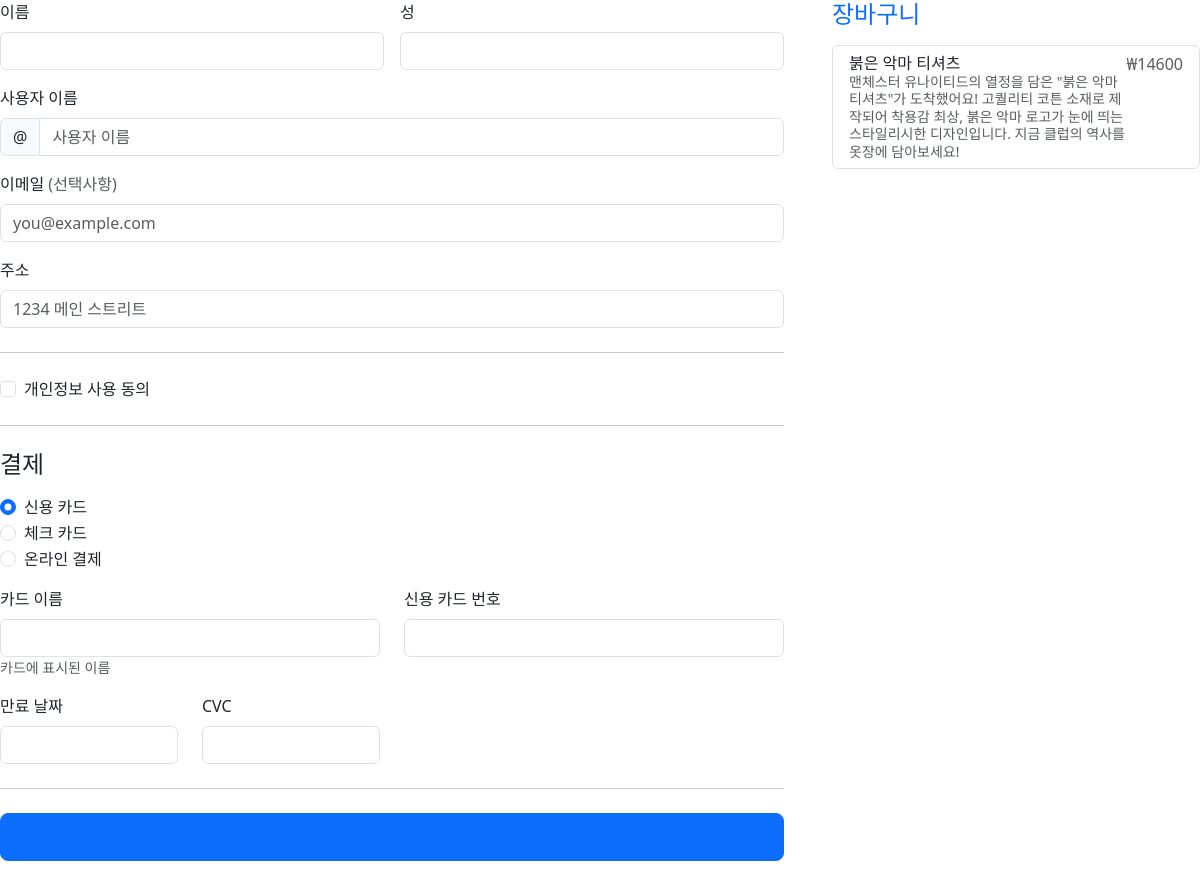
Screenshot of /top/1/payment/ with the database file from the repository.
### top/models.py (models this page shows)
class Top(models.Model):
    subject = models.CharField(max_length=200)
    price = models.IntegerField()
    explain = models.CharField(max_length=500)
    img = models.ImageField(upload_to='photo/', default='photo/no_image.png')

### top/views.py (the view)
# urls.py: path('<int:top_id>/payment/', PaymentView.as_view(), name='payment'),
class PaymentView(View):
    def get(self, request, top_id):
        top = Top.objects.get(id=top_id)
        context = {'top': top}
        return render(request, 'top/payment.html', context)

### templates/top/payment.html (shortened to what this page needs)
<link href="https://cdn.jsdelivr.net/npm/bootstrap@5.3.1/dist/css/bootstrap.min.css" rel="stylesheet">
<div class="row g-5">
    <div class="col-md-5 col-lg-4 order-md-last">
        <h4 class="d-flex justify-content-between align-items-center mb-3">
          <span class="text-primary"><font style="vertical-align: inherit;"><font style="vertical-align: inherit;">장바구니</font></font></span>
        </h4>
        <ul class="list-group mb-3">
          <li class="list-group-item d-flex justify-content-between lh-sm">
            <div>
                <h6 class="my-0"><font style="vertical-align: inherit;"><font style="vertical-align: inherit;">{{ top.subject }}</font></font></h6>
                <small class="text-body-secondary"><font style="vertical-align: inherit;"><font style="vertical-align: inherit;">{{ top.explain }}</font></font></small>
            </div>
            <span class="text-body-secondary"><font style="vertical-align: inherit;"><font style="vertical-align: inherit;">₩{{ top.price }}</font></font></span>
          </li>
        </ul>
      </div>
    <div class="col-md-7 col-lg-8">
      <form class="needs-validation" method="post" novalidate="">
        <div class="row g-3">
          <div class="col-sm-6">
            <label for="firstName" class="form-label"><font style="vertical-align: inherit;"><font style="vertical-align: inherit;">이름</font></font></label>
            <input type="text" class="form-control" id="firstName" placeholder="" value="" required="">
          </div>
          <div class="col-sm-6">
            <label for="lastName" class="form-label"><font style="vertical-align: inherit;"><font style="vertical-align: inherit;">성</font></font></label>
            <input type="text" class="form-control" id="lastName" placeholder="" value="" required="">
          </div>
          <div class="col-12">
            <label for="username" class="form-label"><font style="vertical-align: inherit;"><font style="vertical-align: inherit;">사용자 이름</font></font></label>
            <div class="input-group has-validation">
              <span class="input-group-text"><font style="vertical-align: inherit;"><font style="vertical-align: inherit;">@</font></font></span>
              <input type="text" class="form-control" id="username" placeholder="사용자 이름" required="">
            </div>
          </div>
          <div class="col-12">
            <label for="email" class="form-label"><font style="vertical-align: inherit;"><font style="vertical-align: inherit;">이메일 </font></font><span class="text-body-secondary"><font style="vertical-align: inherit;"><font style="vertical-align: inherit;">(선택사항)</font></font></span></label>
            <input type="email" class="form-control" id="email" placeholder="you@example.com">
          </div>
          <div class="col-12">
            <label for="address" class="form-label"><font style="vertical-align: inherit;"><font style="vertical-align: inherit;">주소</font></font></label>
            <input type="text" class="form-control" id="address" placeholder="1234 메인 스트리트" required="">
          </div>
        </div>
        <hr class="my-4">
        <div class="form-check">
          <input type="checkbox" class="form-check-input" id="save-info">
          <label class="form-check-label" for="save-info"><font style="vertical-align: inherit;"><font style="vertical-align: inherit;">개인정보 사용 동의</font></font></label>
        </div>
        <hr class="my-4">
        <h4 class="mb-3"><font style="vertical-align: inherit;"><font style="vertical-align: inherit;">결제</font></font></h4>
        <div class="my-3">
          <div class="form-check">
            <input id="credit" name="paymentMethod" type="radio" class="form-check-input"
                checked="" required="">
            <label class="form-check-label" for="credit"><font style="vertical-align: inherit;"><font style="vertical-align: inherit;">신용 카드</font></font></label>
        </div>
        <div class="form-check">
            <input id="debit" name="paymentMethod" type="radio" class="form-check-input" required="">
            <label class="form-check-label" for="debit"><font style="vertical-align: inherit;"><font style="vertical-align: inherit;">체크 카드</font></font></label>
        </div>
        <div class="form-check">
            <input id="paypal" name="paymentMethod" type="radio" class="form-check-input" required="">
            <label class="form-check-label" for="paypal"><font style="vertical-align: inherit;"><font style="vertical-align: inherit;">온라인 결제</font></font></label>
        </div>
    </div>
    <div class="row gy-3">
          <div class="col-md-6">
            <label for="cc-name" class="form-label"><font style="vertical-align: inherit;"><font style="vertical-align: inherit;">카드 이름</font></font></label>
            <input type="text" class="form-control" id="cc-name" placeholder="" required="">
            <small class="text-body-secondary"><font style="vertical-align: inherit;"><font style="vertical-align: inherit;">카드에 표시된 이름</font></font></small>
          </div>
          <div class="col-md-6">
            <label for="cc-number" class="form-label"><font style="vertical-align: inherit;"><font style="vertical-align: inherit;">신용 카드 번호</font></font></label>
            <input type="text" class="form-control" id="cc-number" placeholder="" required="">
          </div>
          <div class="col-md-3">
            <label for="cc-expiration" class="form-label"><font style="vertical-align: inherit;"><font style="vertical-align: inherit;">만료 날짜</font></font></label>
            <input type="text" class="form-control" id="cc-expiration" placeholder="" required="">
          </div>
          <div class="col-md-3">
            <label for="cc-cvv" class="form-label"><font style="vertical-align: inherit;"><font style="vertical-align: inherit;">CVC</font></font></label>
            <input type="text" class="form-control" id="cc-cvv" placeholder="" required="">
          </div>
        </div>
        <hr class="my-4">
        <button class="w-100 btn btn-primary btn-lg" type="submit"><font style="vertical-align: inherit;"><font style="vertical-align: inherit;"><a href="/top">결제 완료 하기</a></font></font></button>
    </form>
</div>
</div>
</body>
</html>

### rows the page displays
Top: subject "붉은 악마 티셔츠", explain "맨체스터 유나이티드의 열정을 담은 \"붉은 악마 티셔츠\"가 도착했어요! 고퀄리티 코튼 소재로 제작되어 착용감 최상, 붉은 악마 로고가 눈에 띄는 스타일리시한 디자인입니다. 지금 클럽의 역사를 옷장에 담아보세요!", price "14600"
